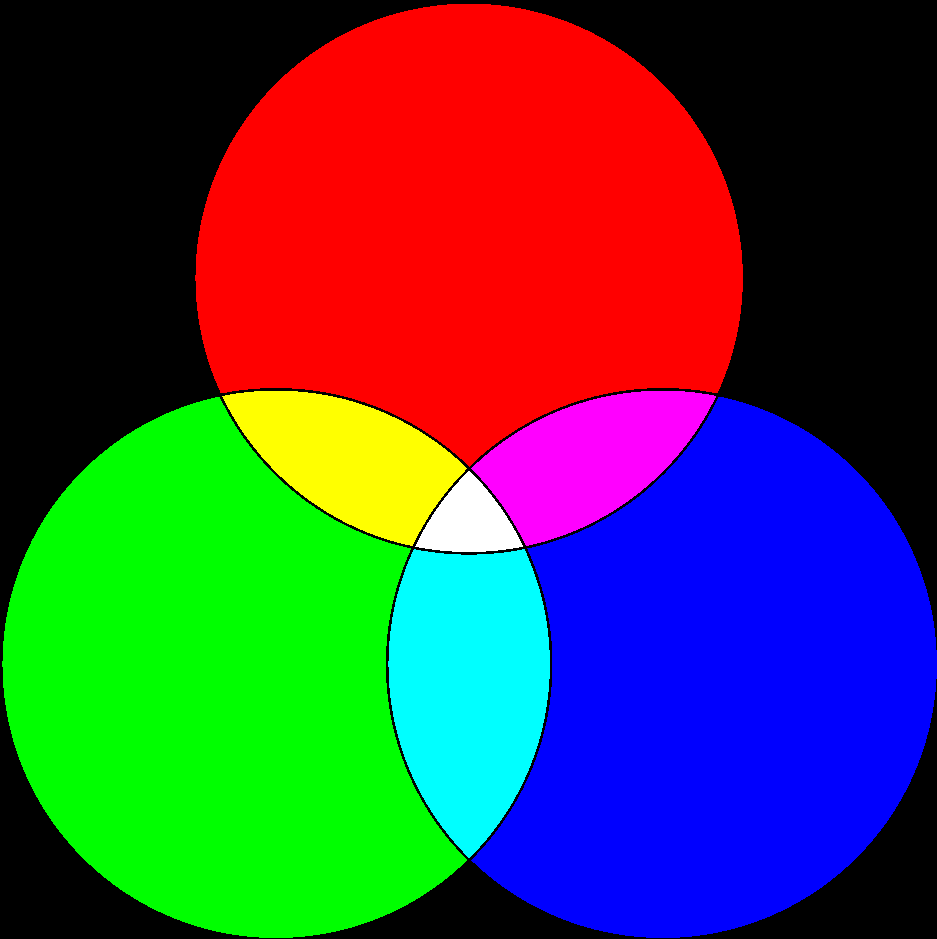
#> input picture Python-All-Sessions/ColorMap.png, 937 x 939 px, found by its file name
$ jupyter execute color_threshold_sliders_image_widgets.ipynb   (shell and % lines are left out)
#> lines starting #> are read from the running program, lines starting #| are printed output that depends on the picture; after the words box and inside, x2 and y2 are one past the last pixel; in counts of white or black regions, pixels touching at a corner belong together
### ColorDetectionInterface/thresholds2.py
#!/usr/bin/env python3
# -*- coding: utf-8 -*-
"""
Created on Fri Apr  8 12:21:46 2022

@author: sherry
"""
#!/usr/bin/env python3
# -*- coding: utf-8 -*-
"""
Created on Fri Apr  8 12:16:56 2022

@author: sherry
"""


import matplotlib
import matplotlib.pyplot as plt
import numpy as np
import cv2
import time
from pylab import *
from google.colab.patches import cv2_imshow
#matplotlib.use('Agg')
# Simple threshold class that takes in a color image
# and generates a single threshold.

class threshold:
    def __init__(self,color_img):
        self.color_img     = color_img     # Color image to process
        self.img           = np.array([])  # Component image
        self.threshold_img = np.array([])  # Thresholded image
        self.count_num = 0                    # Initial number of pixels
        self.index  = 0                     # Color histogram index
        self.colors = ['Blue', 'Green', 'Red']      # Color strings
        self.th1   = -1                    # Invalid tresholds
        self.th2   = -1

        return

    # The @property  allows you to type
    #    object_name.original_img
    # to access the member and you are still running the full function below.
    # We can add more checking code later to avoid mistakes.
    @property
    def original_img(self):
        return self.img

    @property
    def threshold_img_f(self):
        return self.threshold_img

    # Returns the OpenCV color index
    def color_index(self,x):
        return {
            'red':2,
            'RED':2,
            'Red':2,
            'blue':0,
            'BLUE':0,
            'Blue':0,
            'green':1,
            'GREEN':1,
            'Green':1,
            }.get(x, 0)  # 0 is the default

    def sel_color_comp(self,color_string):
        self.index = self.color_index(color_string)
        self.img   = self.color_img[:,:,self.index]
        return

################ WENJING SHI CHANGES
    # [54 lines left out: functions show_color_histograms, show_color_histograms_img, show_color_comb_hist, not called in this run]


    def show_hist_with_th(self, rgb_values):
        color = ('Blue','Green','Red')
        n = 0
        for i,col in enumerate(color):
            #histr = cv2.calcHist([self.color_img],[i],None,[256],[0,256])
            #plt.figure(color[i])
            plt.hist(self.color_img.ravel(), color = color[i], bins=10, range=(0.0, 256.0))
            #plt.plot(histr,color = col)
            plt.axvline(x=rgb_values[n], linestyle = '--', color = 'c', label=str(rgb_values[n]))
            plt.axvline(x=rgb_values[n+1],linestyle = '--', color = 'y', label=str(rgb_values[n+1]))
            plt.legend(prop={'size':16})
            plt.xlabel('Pixel values', fontsize=16)
            plt.ylabel('Number of occurrences',fontsize=18)
            plt.title(col, fontsize = 18)
            plt.xlim([0,256])
            plt.ticklabel_format(axis="y", style="sci", scilimits=(0,0))
            plt.xticks(fontsize=12)
            plt.yticks(fontsize=12)
            #plt.title(col)
            plt.savefig(col+'.png')
            n=n+2
            plt.clf()

        plt.close('all')
        blue = cv2.imread('Blue.png')
        green = cv2.imread('Green.png')
        red = cv2.imread('Red.png')
        rgb_hist = np.hstack((red, green, blue))


        #cv2.namedWindow('RGB Histograms',0)
        #cv2.moveWindow('RGB Histograms', 420+420,37)
        #cv2.resizeWindow('RGB Histograms', 420,700)
        cv2_imshow(rgb_hist)
##########################################

    # [51 lines left out: functions show_threshold, single_color, ThreshLow, ThreshHigh, not called in this run]

    def ThreshRange(self,LowVal, HiVal):
        ret, th3 = cv2.threshold(self.img, LowVal-1, 255, cv2.THRESH_BINARY);
        ret, th4 = cv2.threshold(self.img, HiVal, 255, cv2.THRESH_BINARY_INV);
        self.threshold_img = th3&th4
        self.th1 = LowVal
        self.th2 = HiVal
        return self.threshold_img

class thr_combination:
    def __init__(self, img, blueTh,greenTh,redTh):
        row=img.shape[0]
        col=img.shape[1]

        self.allTh = (blueTh/255.0)*(greenTh/255.0)*(redTh/255.0)
        self.count = np.sum(self.allTh)

        b=((img[:,:,0]/1.0)*self.allTh).astype(uint8)
        g=((img[:,:,1]/1.0)*self.allTh).astype(uint8)
        r=((img[:,:,2]/1.0)*self.allTh).astype(uint8)

        self.comb_img = cv2.merge((b,g,r))
        return

    # [7 lines left out: function im_show, not called in this run]

    def return_result(self):
        return self.comb_img, self.allTh


class comb_thr:
    # [23 lines left out: function __init__, not called in this run]


    ''' Only detect color regions '''
    # [5 lines left out: function det_only, not called in this run]

    ''' Detect color regions and move to the object '''
    # [8 lines left out: function det_move, not called in this run]


    ''' Find the largest color region and mark it with blue dot '''
    # [6 lines left out: function markLargest, not called in this run]

    ''' If robot cannot find any target, it will turn around by 360 degrees and then move
     forward for one second, until it finds color regions '''
    # [14 lines left out: function searchTarget, not called in this run]

    ''' Make sure the largest color region (blue dot) is in the center range
    of the frame, if the dot in the left/right part of the image, the robot will
    turn left/right by 5 degrees, otherwise move forward '''
    # [22 lines left out: function searchLargest, not called in this run]

    ''' Mark all detected color regions with red dots '''
    # [15 lines left out: function markColorRegions, not called in this run]


    ''' Display images from camera '''
    # [12 lines left out: functions im_show, returnResults, not called in this run]

    # The @property  allows you to type
    #    object_name.original_img
    # to access the member and you are still running the full function below.
    # We can add more checking code later to avoid mistakes.
    @property
    def count(self):
        return self.count_pixels

    ''' After finding the object, move forward if the distance is larger than
    250 mm. Otherwise the robot will dance to celebrate '''
    # [7 lines left out: function findObj, not called in this run]

    ''' Robot dances  '''
    # [9 lines left out: function dance, not called in this run]

    ''' Check the distance between the robot and the object'''
    # [7 lines left out: function checkDistance, not called in this run]


### ColorDetectionInterface/AOLMERobots.py

import random
# Wenjing image threshold module
from thresholds2 import threshold, comb_thr


# [23 lines left out: function get_img_object_center, not called in this run]

def show_RGB_hist(img, rgb_values ):
     """
     Show the image and the RGB histograms.
     """
     th = threshold(img)
     th.show_hist_with_th(rgb_values)

### ColorDetectionInterface/color_threshold_sliders_image_widgets.ipynb
[cell 1]
#@title Color threshold{ run: "auto" }
import cv2
import AOLMERobots as gopi
from thresholds2 import *
from ipywidgets import interactive
import ipywidgets as widgets
import matplotlib.pyplot as plt


image = cv2.imread('ColorMap.png')
#> image is the input picture: shape (939, 937, 3); mean B, G, R 67.8, 67.6, 67.8
height, width = image.shape[:2]
#> height = 939; width = 937
image= cv2.resize(image, (int(320/height*width), 320))
#> image: shape (320, 319, 3)

thr_obj = threshold(image)


def DisplayData(redLow, redHigh, greenLow, greenHigh, blueLow, blueHigh):

  img = image.copy()

  # Red component processing:
  thr_obj.sel_color_comp ('red')
  RedRange =  thr_obj.ThreshRange (redLow , redHigh)

  # Green component processing:
  thr_obj.sel_color_comp ('green')
  GreenRange =  thr_obj.ThreshRange (greenLow , greenHigh)

  # Blue component processing:
  thr_obj.sel_color_comp ('blue')
  BlueRange =  thr_obj.ThreshRange (blueLow , blueHigh)

  # Get middle-RGB combination
  comb_image, comb_allTh= thr_combination(img, BlueRange,GreenRange, RedRange).return_result()
  area = sum(comb_allTh)

  skip = 120
  # Generate the second window, including 9 single color images, one combination image, and text
  white = np.zeros((image.shape[0], skip), np.uint8)
  white[:] = (255)
  white_3_channel = cv2.merge((white, white, white))

  comb_allTh_3_channel = cv2.merge((comb_allTh*255, comb_allTh*255, comb_allTh*255))
  row_1 = np.hstack((img, white_3_channel))
  row_2 = np.hstack((row_1, comb_allTh_3_channel))
  row_3 = np.hstack((row_2, white_3_channel))
  row_4 = np.hstack((row_3, comb_image))


  white_title = np.zeros((50, row_4.shape[1]), np.uint8)
  white_title[:] = (255)
  white_title_3_channel = cv2.merge((white_title, white_title, white_title))

  font = cv2.FONT_HERSHEY_SIMPLEX
  cv2.putText(white_title_3_channel, 'Input', (120,40), font, 0.7, (0,0,0), 2, 0)
  cv2.putText(white_title_3_channel, 'Binary Image', (90+image.shape[0]+skip,40), font, 0.7, (0,0,0), 2, 0)
  cv2.putText(white_title_3_channel, 'Output', (120+image.shape[0]*2+skip*2,40), font, 0.7, (0,0,0), 2, 0)
  all = np.vstack((white_title_3_channel, row_4))

  cv2_imshow(all)


  rgb_values = [blueLow, blueHigh, greenLow, greenHigh, redLow, redHigh]

  # Show histograms for RGB color
  gopi.show_RGB_hist(img, rgb_values)
  print('The detected color region has {} pixels'.format(int(area)))

  #print(redLow,'<= Red   <= ', redHigh)
  #print(greenLow,'<= Green <= ', greenHigh)
  #print(blueLow,'<= Blue  <= ', blueHigh)

interactive_plot = interactive(DisplayData,
                               redLow   = widgets.IntSlider(min=0, max=255, step=5, value=16),
                               redHigh  = widgets.IntSlider(min=0, max=255, step=5, value=156),
                               greenLow = widgets.IntSlider(min=0, max=255, step=5, value=30),
                               greenHigh= widgets.IntSlider(min=0, max=255, step=5, value=132),
                               blueLow  = widgets.IntSlider(min=0, max=255, step=5, value=24),
                               blueHigh = widgets.IntSlider(min=0, max=255, step=5, value=180))
#> the sliders are set to redLow = 16, redHigh = 156, greenLow = 30, greenHigh = 132, blueLow = 24, blueHigh = 180
#> in ThreshRange, `ret, th3 = cv2.threshold(self.img, LowVal-1, 255, cv2.THRESH_BINARY);`:
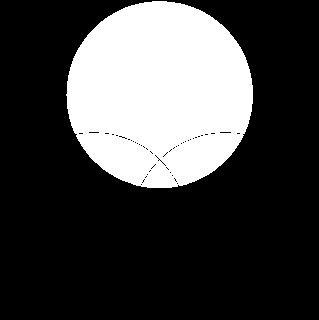
#> th3: shape (320, 319); 26.8% white; 1 white region, box (x1, y1, x2, y2) and area: (66, 1, 253, 188) 27329
#> in ThreshRange, `ret, th3 = cv2.threshold(self.img, LowVal-1, 255, cv2.THRESH_BINARY);`: ret = 15
#> in ThreshRange, `ret, th4 = cv2.threshold(self.img, HiVal, 255, cv2.THRESH_BINARY_INV);`:
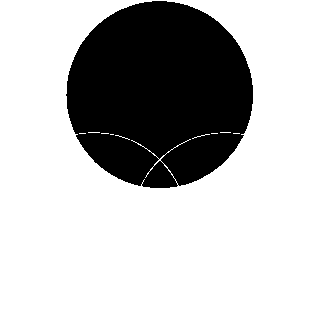
#> th4: shape (320, 319); 73.4% white; 1 black region, box (x1, y1, x2, y2) and area: (66, 1, 253, 188) 27116
#> in ThreshRange, `ret, th4 = cv2.threshold(self.img, HiVal, 255, cv2.THRESH_BINARY_INV);`: ret = 156
#> in ThreshRange, `self.threshold_img = th3&th4`: self.threshold_img: shape (320, 319); 0.21% white in thin lines or dots, all inside (x1, y1, x2, y2) = (69, 3, 252, 188)
#> call 2 of ThreshRange, with LowVal = 30, HiVal = 132
#> in ThreshRange (call 2), `ret, th3 = cv2.threshold(self.img, LowVal-1, 255, cv2.THRESH_BINARY);`:
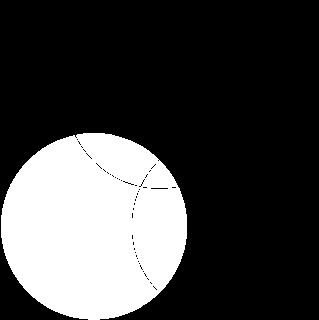
#> th3: shape (320, 319); 26.7% white; 1 white region, box (x1, y1, x2, y2) and area: (1, 133, 187, 320) 27249
#> in ThreshRange (call 2), `ret, th3 = cv2.threshold(self.img, LowVal-1, 255, cv2.THRESH_BINARY);`: ret = 29
#> in ThreshRange (call 2), `ret, th4 = cv2.threshold(self.img, HiVal, 255, cv2.THRESH_BINARY_INV);`:
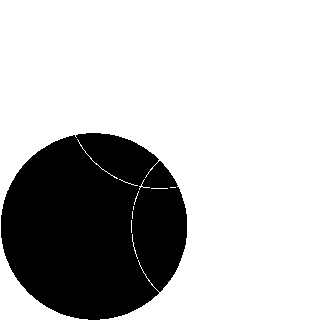
#> th4: shape (320, 319); 73.5% white; 1 black region, box (x1, y1, x2, y2) and area: (1, 133, 187, 320) 27076
#> in ThreshRange (call 2), `ret, th4 = cv2.threshold(self.img, HiVal, 255, cv2.THRESH_BINARY_INV);`: ret = 132
#> in ThreshRange (call 2), `self.threshold_img = th3&th4`: self.threshold_img: shape (320, 319); 0.17% white in thin lines or dots, all inside (x1, y1, x2, y2) = (2, 133, 187, 318)
#> call 3 of ThreshRange, with LowVal = 24, HiVal = 180
#> in ThreshRange (call 3), `ret, th3 = cv2.threshold(self.img, LowVal-1, 255, cv2.THRESH_BINARY);`:
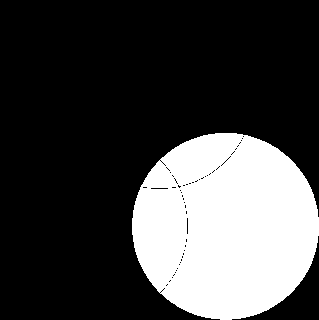
#> th3: shape (320, 319); 26.8% white; 1 white region, box (x1, y1, x2, y2) and area: (132, 133, 319, 320) 27308
#> in ThreshRange (call 3), `ret, th3 = cv2.threshold(self.img, LowVal-1, 255, cv2.THRESH_BINARY);`: ret = 23
#> in ThreshRange (call 3), `ret, th4 = cv2.threshold(self.img, HiVal, 255, cv2.THRESH_BINARY_INV);`:
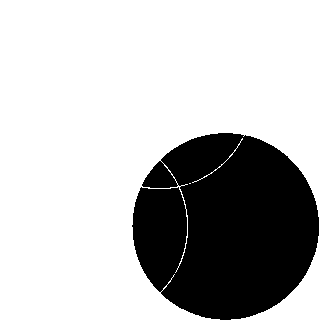
#> th4: shape (320, 319); 73.5% white; 1 black region, box (x1, y1, x2, y2) and area: (132, 133, 319, 320) 27033
#> in ThreshRange (call 3), `ret, th4 = cv2.threshold(self.img, HiVal, 255, cv2.THRESH_BINARY_INV);`: ret = 180
#> in ThreshRange (call 3), `self.threshold_img = th3&th4`: self.threshold_img: shape (320, 319); 0.27% white in thin lines or dots, all inside (x1, y1, x2, y2) = (132, 133, 318, 320)
#> in __init__, `self.allTh = (blueTh/255.0)*(greenTh/255.0)*(redTh/255.0)`:
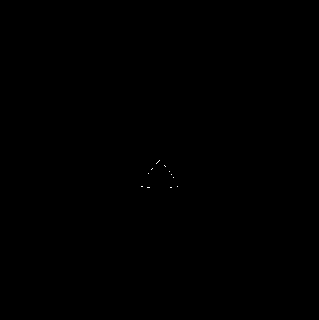
#> self.allTh: shape (320, 319) float64; values 0 (black) and 1 (white), 0.02% white in thin lines or dots, all inside (x1, y1, x2, y2) = (141, 160, 178, 188)
#> in __init__, `self.count = np.sum(self.allTh)`: self.count = 20
#> in DisplayData, `cv2.putText(white_title_3_channel, 'Binary Image', (90+image.shape[0]+..`: white_title_3_channel: shape (50, 1197, 3); 97.6% white; 16 black regions (1 under 20 px), largest, box (x1, y1, x2, y2) and area: (532, 24, 545, 42) 156, (579, 29, 598, 47) 140, (616, 29, 634, 42) 132
#> the loop in show_hist_with_th, `for i,col in enumerate(color):` made 3 passes
#> pass 2, in show_hist_with_th, `plt.savefig(col+'.png')`:
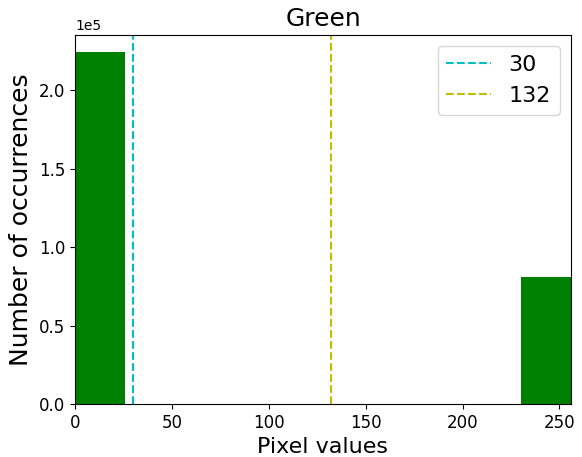
#> figure drawn by matplotlib, 1 panel; tallest bar 224368 high, from x = -1.78e-15 to 25.6
#> after the loop in show_hist_with_th, `for i,col in enumerate(color):`: n = 6
#> in show_hist_with_th, `red = cv2.imread('Red.png')`:
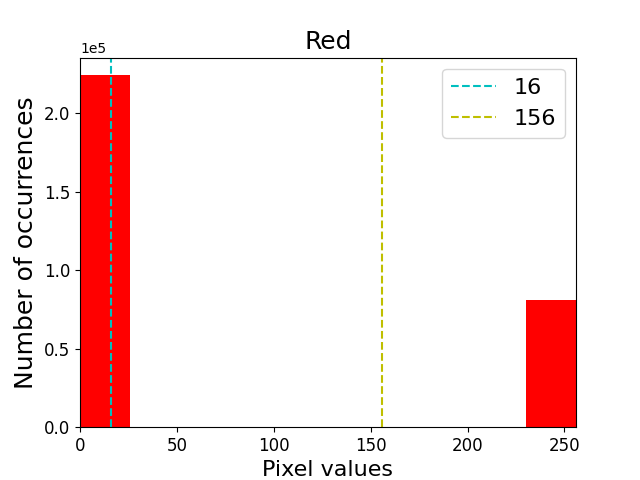
#> red: shape (480, 640, 3); mean B, G, R 230.5, 230.8, 249.6
#> in show_hist_with_th, `rgb_hist = np.hstack((red, green, blue))`:
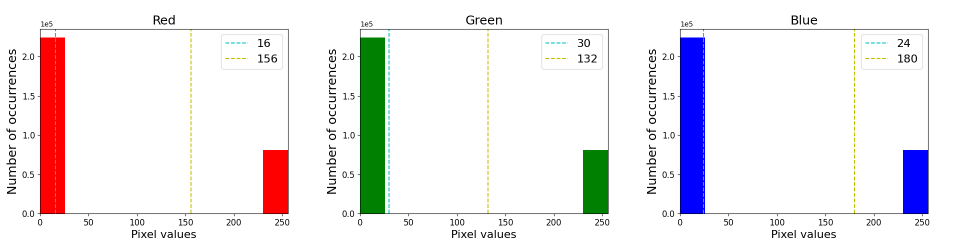
#> rgb_hist: shape (480, 1920, 3) (shown at 1/2 size); mean B, G, R 236.7, 233.9, 236.7
#| The detected color region has 20 pixels
interactive_plot
